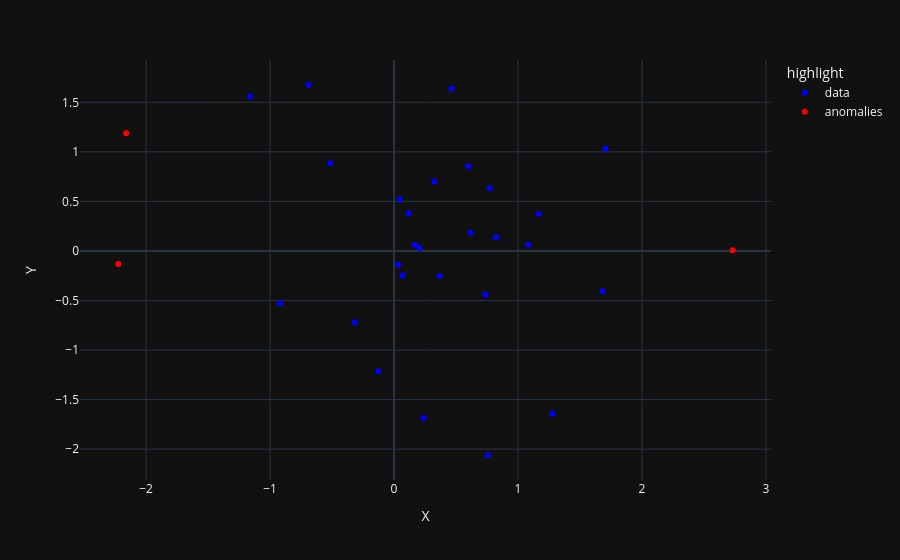

Here is the notebook cell this chart was saved with:
### Markdown cell above
One way to plot the anomalies together with the data points using the package "plotly" is to merge into one data frame and add an indicator column:

### Code cell
# Assign data
df1 = gnnObj.take_data()
df2 = gnnObj.take_value()

# Mark points that are in df2
df1['highlight'] = df1.merge(df2.assign(flag=1), on=['X', 'Y'], how='left')['flag'].fillna(0)

# Convert to category for plotting
df1['highlight'] = df1['highlight'].map({0: 'data', 1: 'anomalies'})

# Plot
fig = px.scatter(df1, x='X', y='Y', color='highlight',
                 color_discrete_map={'data': 'blue', 'anomalies': 'red'},
                 template="plotly_dark")

fig.show()

### Figure 1 — Plotly figure (JSON) as saved in the notebook; plotly's stock layout.template omitted (floating-point values rounded to 4 significant figures)
{"data": [{"hovertemplate": "highlight=data<br>X=%{x}<br>Y=%{y}<extra></extra>", "legendgroup": "data", "marker": {"color": "blue", "symbol": "circle"}, "mode": "markers", "name": "data", "orientation": "v", "showlegend": true, "type": "scatter", "x": [-0.5154, 0.4641, 0.3672, 0.7573, 0.6182, 0.03416, -0.1287, 0.7726, 0.2039, 1.706, -0.6909, 1.681, 0.2368, 1.082, 0.7363, -0.3165, 0.04715, 1.166, 0.06839, 0.1668, 0.5994, -1.161, 0.3246, 0.1179, 1.278, -0.9188, 0.8225], "xaxis": "x", "y": [0.8861, 1.636, -0.2529, -2.062, 0.1827, -0.1401, -1.214, 0.6331, 0.02962, 1.032, 1.677, -0.4063, -1.685, 0.0632, -0.4416, -0.7191, 0.5213, 0.3731, -0.2489, 0.06063, 0.8541, 1.562, 0.6972, 0.3783, -1.643, -0.5283, 0.1381], "yaxis": "y"}, {"hovertemplate": "highlight=anomalies<br>X=%{x}<br>Y=%{y}<extra></extra>", "legendgroup": "anomalies", "marker": {"color": "red", "symbol": "circle"}, "mode": "markers", "name": "anomalies", "orientation": "v", "showlegend": true, "type": "scatter", "x": [-2.16, -2.224, 2.731], "xaxis": "x", "y": [1.187, -0.131, 0.007257], "yaxis": "y"}], "layout": {"legend": {"title": {"text": "highlight"}, "tracegroupgap": 0}, "margin": {"t": 60}, "xaxis": {"anchor": "y", "domain": [0, 1], "title": {"text": "X"}}, "yaxis": {"anchor": "x", "domain": [0, 1], "title": {"text": "Y"}}}}
